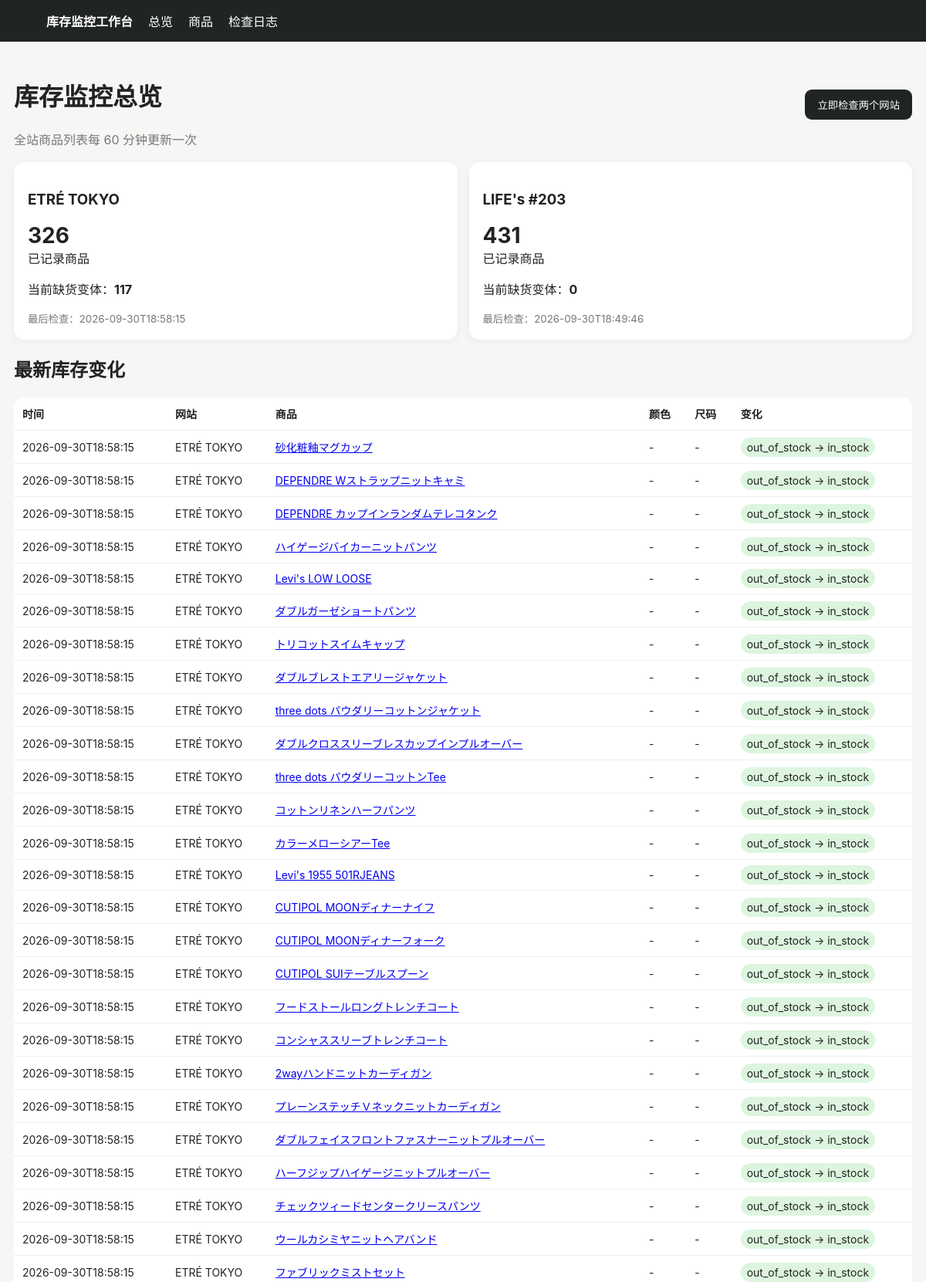
The page / (upper part) on the database its author committed.
### tables this page shows
CREATE TABLE products (
 id INTEGER PRIMARY KEY AUTOINCREMENT,
 site TEXT NOT NULL,
 url TEXT NOT NULL UNIQUE,
 name TEXT NOT NULL,
 price TEXT,
 image_url TEXT,
 first_seen TEXT NOT NULL,
 last_seen TEXT NOT NULL
);

### app/main.py (the view)
@app.get("/")
def dashboard(request: Request):
    with conn() as c:
        sites = c.execute("""
        SELECT p.site, COUNT(DISTINCT p.id) products,
        SUM(CASE WHEN v.status='out_of_stock' THEN 1 ELSE 0 END) out_count,
        MAX(v.last_checked) last_checked
        FROM products p LEFT JOIN variants v ON v.product_id=p.id
        GROUP BY p.site ORDER BY p.site
        """).fetchall()
        changes = c.execute("""
        SELECT ch.*,p.site,p.name,p.url,p.image_url
        FROM changes ch JOIN products p ON p.id=ch.product_id
        ORDER BY ch.detected_at DESC LIMIT 100
        """).fetchall()
        runs = c.execute("SELECT * FROM runs ORDER BY id DESC LIMIT 20").fetchall()
    return templates.TemplateResponse("dashboard.html", {"request":request,"sites":sites,"changes":changes,"runs":runs})

### app/templates/dashboard.html (shortened to what this page needs)
{% extends "base.html" %}{% block content %}
<div class="top"><div><h1>库存监控总览</h1><div class="muted">全站商品列表每 60 分钟更新一次</div></div>
<form method="post" action="/run"><button>立即检查两个网站</button></form></div>
<div class="grid">{% for s in sites %}<div class="card"><h3>{{s.site}}</h3><div class="big">{{s.products or 0}}</div><div>已记录商品</div><p>当前缺货变体：<b>{{s.out_count or 0}}</b></p><small class="muted">最后检查：{{s.last_checked or "尚未检查"}}</small></div>{% endfor %}</div>
<h2>最新库存变化</h2><table><tr><th>时间</th><th>网站</th><th>商品</th><th>颜色</th><th>尺码</th><th>变化</th></tr>
{% for x in changes %}<tr><td>{{x.detected_at}}</td><td>{{x.site}}</td><td><a href="/product/{{x.product_id}}">{{x.name}}</a></td><td>{{x.color or "-"}}</td><td>{{x.size or "-"}}</td><td><span class="badge {{x.new_status}}">{{x.old_status}} → {{x.new_status}}</span></td></tr>{% else %}<tr><td colspan="6">第一次扫描后这里会显示变化。首次建立库存快照不会产生变化提醒。</td></tr>{% endfor %}</table>
{% endblock %}

### app/templates/base.html (style rules this page uses)
body { font-family:-apple-system,BlinkMacSystemFont,"Segoe UI",sans-serif;background:#f6f6f4;color:#222;margin:0 }
.grid { display:grid;grid-template-columns:repeat(auto-fit,minmax(240px,1fr));gap:15px }
.card { background:#fff;border-radius:14px;padding:18px;box-shadow:0 2px 12px #0000000d }
.big { font-size:28px;font-weight:700 }
button { background:#202522;color:#fff;border:0;border-radius:9px;padding:10px 16px;cursor:pointer }
table { width:100%;border-collapse:collapse;background:#fff;border-radius:12px;overflow:hidden }
th,td { padding:11px;border-bottom:1px solid #eee;text-align:left;font-size:14px }
.badge { padding:4px 8px;border-radius:999px;background:#eee }
.in_stock { background:#ddf5df }
.muted { color:#777 }
.top { display:flex;justify-content:space-between;align-items:center;margin-bottom:18px }

### rows shown on the page
products: detected_at "2026-09-30T18:58:15", site "ETRÉ TOKYO", name "砂化粧釉マグカップ", color "-", size "-", old_status "out_of_stock", new_status "in_stock"
products: detected_at "2026-09-30T18:58:15", site "ETRÉ TOKYO", name "DEPENDRE Wストラップニットキャミ", color "-", size "-", old_status "out_of_stock", new_status "in_stock"
products: detected_at "2026-09-30T18:58:15", site "ETRÉ TOKYO", name "DEPENDRE カップインランダムテレコタンク", color "-", size "-", old_status "out_of_stock", new_status "in_stock"
products: detected_at "2026-09-30T18:58:15", site "ETRÉ TOKYO", name "ハイゲージバイカーニットパンツ", color "-", size "-", old_status "out_of_stock", new_status "in_stock"
products: detected_at "2026-09-30T18:58:15", site "ETRÉ TOKYO", name "Levi's LOW LOOSE", color "-", size "-", old_status "out_of_stock", new_status "in_stock"
products: detected_at "2026-09-30T18:58:15", site "ETRÉ TOKYO", name "ダブルガーゼショートパンツ", color "-", size "-", old_status "out_of_stock", new_status "in_stock"
products: detected_at "2026-09-30T18:58:15", site "ETRÉ TOKYO", name "トリコットスイムキャップ", color "-", size "-", old_status "out_of_stock", new_status "in_stock"
products: detected_at "2026-09-30T18:58:15", site "ETRÉ TOKYO", name "ダブルブレストエアリージャケット", color "-", size "-", old_status "out_of_stock", new_status "in_stock"
products: detected_at "2026-09-30T18:58:15", site "ETRÉ TOKYO", name "three dots パウダリーコットンジャケット", color "-", size "-", old_status "out_of_stock", new_status "in_stock"
products: detected_at "2026-09-30T18:58:15", site "ETRÉ TOKYO", name "ダブルクロススリーブレスカップインプルオーバー", color "-", size "-", old_status "out_of_stock", new_status "in_stock"
products: detected_at "2026-09-30T18:58:15", site "ETRÉ TOKYO", name "three dots パウダリーコットンTee", color "-", size "-", old_status "out_of_stock", new_status "in_stock"
products: detected_at "2026-09-30T18:58:15", site "ETRÉ TOKYO", name "コットンリネンハーフパンツ", color "-", size "-", old_status "out_of_stock", new_status "in_stock"
products: detected_at "2026-09-30T18:58:15", site "ETRÉ TOKYO", name "カラーメローシアーTee", color "-", size "-", old_status "out_of_stock", new_status "in_stock"
products: detected_at "2026-09-30T18:58:15", site "ETRÉ TOKYO", name "Levi's 1955 501RJEANS", color "-", size "-", old_status "out_of_stock", new_status "in_stock"
products: detected_at "2026-09-30T18:58:15", site "ETRÉ TOKYO", name "CUTIPOL MOONディナーナイフ", color "-", size "-", old_status "out_of_stock", new_status "in_stock"
products: detected_at "2026-09-30T18:58:15", site "ETRÉ TOKYO", name "CUTIPOL MOONディナーフォーク", color "-", size "-", old_status "out_of_stock", new_status "in_stock"
products: detected_at "2026-09-30T18:58:15", site "ETRÉ TOKYO", name "CUTIPOL SUIテーブルスプーン", color "-", size "-", old_status "out_of_stock", new_status "in_stock"
products: detected_at "2026-09-30T18:58:15", site "ETRÉ TOKYO", name "フードストールロングトレンチコート", color "-", size "-", old_status "out_of_stock", new_status "in_stock"
products: detected_at "2026-09-30T18:58:15", site "ETRÉ TOKYO", name "コンシャススリーブトレンチコート", color "-", size "-", old_status "out_of_stock", new_status "in_stock"
products: detected_at "2026-09-30T18:58:15", site "ETRÉ TOKYO", name "2wayハンドニットカーディガン", color "-", size "-", old_status "out_of_stock", new_status "in_stock"
products: detected_at "2026-09-30T18:58:15", site "ETRÉ TOKYO", name "プレーンステッチＶネックニットカーディガン", color "-", size "-", old_status "out_of_stock", new_status "in_stock"
products: detected_at "2026-09-30T18:58:15", site "ETRÉ TOKYO", name "ダブルフェイスフロントファスナーニットプルオーバー", color "-", size "-", old_status "out_of_stock", new_status "in_stock"
products: detected_at "2026-09-30T18:58:15", site "ETRÉ TOKYO", name "ハーフジップハイゲージニットプルオーバー", color "-", size "-", old_status "out_of_stock", new_status "in_stock"
products: detected_at "2026-09-30T18:58:15", site "ETRÉ TOKYO", name "チェックツィードセンタークリースパンツ", color "-", size "-", old_status "out_of_stock", new_status "in_stock"
products: detected_at "2026-09-30T18:58:15", site "ETRÉ TOKYO", name "ウールカシミヤニットヘアバンド", color "-", size "-", old_status "out_of_stock", new_status "in_stock"
products: detected_at "2026-09-30T18:58:15", site "ETRÉ TOKYO", name "ファブリックミストセット", color "-", size "-", old_status "out_of_stock", new_status "in_stock"

### other values the page prints
{{ s.site }} "ETRÉ TOKYO" "LIFE's #203"
{{ s.products or 0 }} "326" "431"
{{ s.out_count or 0 }} "117" "0"
{{ s.last_checked or "尚未检查" }} "2026-09-30T18:58:15" "2026-09-30T18:49:46"
